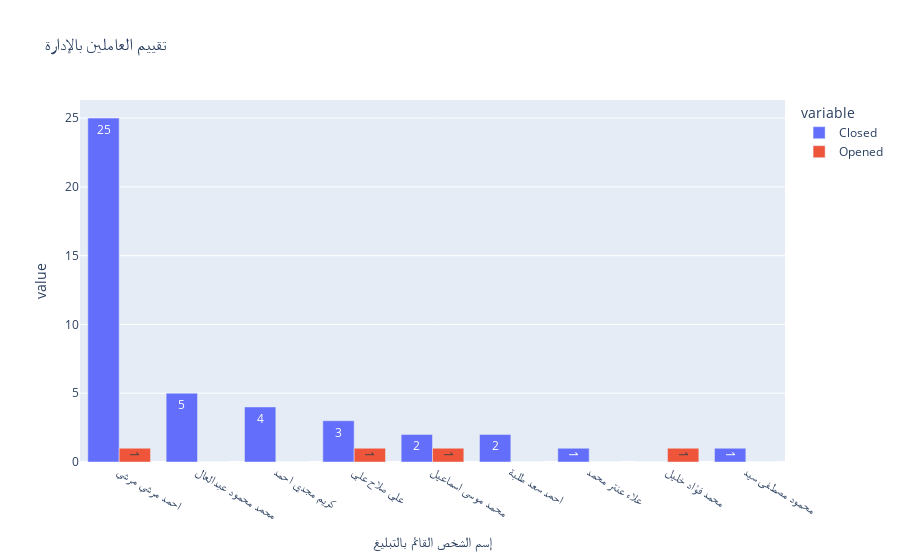

The code cell stored with this chart in its notebook:
### Code cell
px.bar(data_frame=ncr_hse,x='إسم الشخص القائم بالتبليغ',y=['Closed', 'Opened'],
       barmode='group',text_auto=True,title='تقييم العاملين باﻹدارة')

### Figure 1 — Plotly figure (JSON) as saved in the notebook; plotly's stock layout.template omitted (floating-point values rounded to 4 significant figures)
{"data": [{"alignmentgroup": "True", "hovertemplate": "variable=Closed<br>إسم الشخص القائم بالتبليغ=%{x}<br>value=%{y}<extra></extra>", "legendgroup": "Closed", "marker": {"color": "#636efa", "pattern": {"shape": ""}}, "name": "Closed", "offsetgroup": "Closed", "orientation": "v", "showlegend": true, "textposition": "auto", "texttemplate": "%{y}", "type": "bar", "x": ["احمد مرسي مرسي ", "محمد محمود عبدالعال", "كريم مجدي احمد", "علي صلاح علي ", "محمد موسى اسماعيل ", "احمد سعد طلبة", "علاء عنتر محمد", "محمد فؤاد خليل ", "محمود مصطفى سيد"], "xaxis": "x", "y": [25, 5, 4, 3, 2, 2, 1, 0, 1], "yaxis": "y"}, {"alignmentgroup": "True", "hovertemplate": "variable=Opened<br>إسم الشخص القائم بالتبليغ=%{x}<br>value=%{y}<extra></extra>", "legendgroup": "Opened", "marker": {"color": "#EF553B", "pattern": {"shape": ""}}, "name": "Opened", "offsetgroup": "Opened", "orientation": "v", "showlegend": true, "textposition": "auto", "texttemplate": "%{y}", "type": "bar", "x": ["احمد مرسي مرسي ", "محمد محمود عبدالعال", "كريم مجدي احمد", "علي صلاح علي ", "محمد موسى اسماعيل ", "احمد سعد طلبة", "علاء عنتر محمد", "محمد فؤاد خليل ", "محمود مصطفى سيد"], "xaxis": "x", "y": [1, 0, 0, 1, 1, 0, 0, 1, 0], "yaxis": "y"}], "layout": {"barmode": "group", "legend": {"title": {"text": "variable"}, "tracegroupgap": 0}, "title": {"text": "تقييم العاملين باﻹدارة"}, "xaxis": {"anchor": "y", "domain": [0, 1], "title": {"text": "إسم الشخص القائم بالتبليغ"}}, "yaxis": {"anchor": "x", "domain": [0, 1], "title": {"text": "value"}}}}
